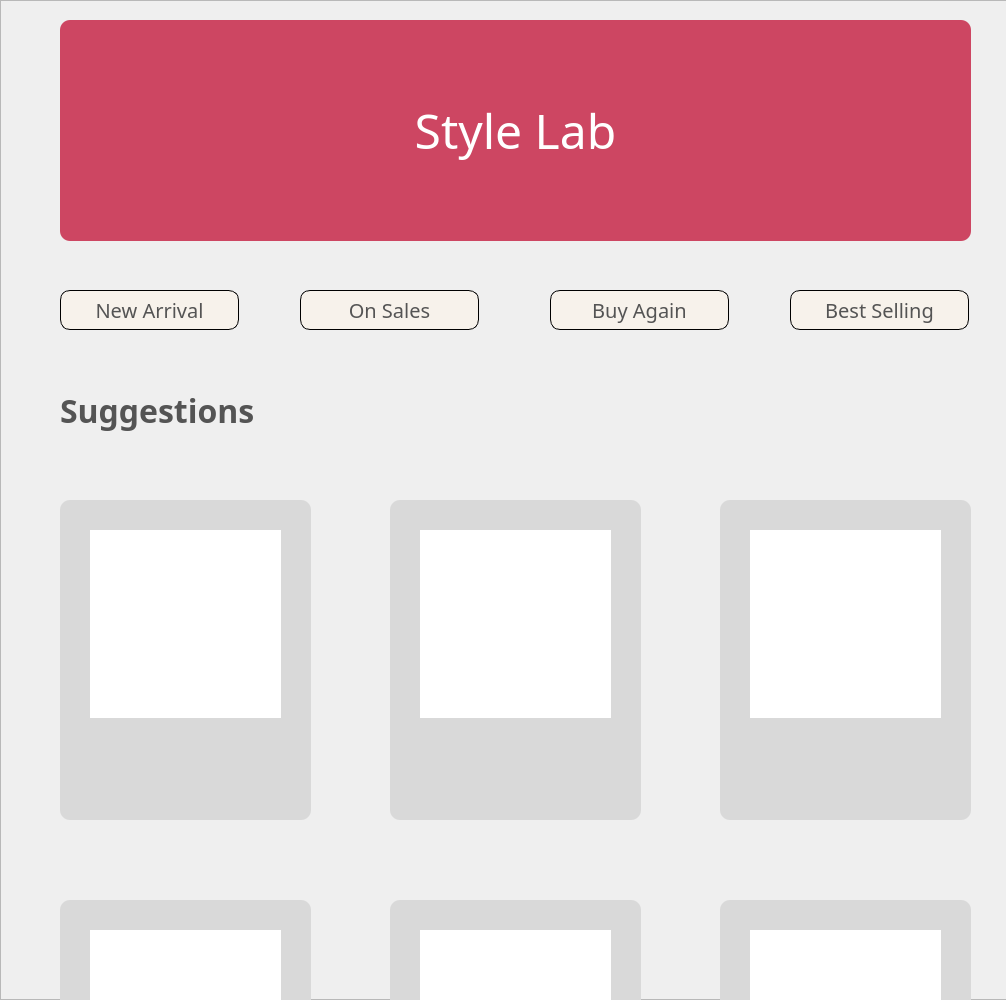
       <widget class="QWidget" name="scrollAreaWidgetContents">
        <property name="geometry">
         <rect>
          <x>0</x>
          <y>0</y>
          <width>1006</width>
          <height>1000</height>
         </rect>
        </property>
        <property name="minimumSize">
         <size>
          <width>0</width>
          <height>1000</height>
         </size>
        </property>
        <widget class="QFrame" name="frame_homepage">
         <property name="geometry">
          <rect>
           <x>0</x>
           <y>0</y>
           <width>1031</width>
           <height>1000</height>
          </rect>
         </property>
         <property name="minimumSize">
          <size>
           <width>0</width>
           <height>1000</height>
          </size>
         </property>
         <property name="frameShape">
          <enum>QFrame::StyledPanel</enum>
         </property>
         <property name="frameShadow">
          <enum>QFrame::Raised</enum>
         </property>
         <widget class="QPushButton" name="stylelabbutton">
          <property name="geometry">
           <rect>
            <x>60</x>
            <y>20</y>
            <width>911</width>
            <height>221</height>
           </rect>
          </property>
          <property name="styleSheet">
           <string notr="true">color: #FFF;
                text-align: center;
                font-family: Supermercado;
                font-size: 48px;
                font-style: normal;
                font-weight: 400;
                line-height: normal;
                border-radius: 10px;
                background-color: #CD4662;</string>
          </property>
          <property name="text">
           <string>Style Lab</string>
          </property>
         </widget>
         <widget class="QPushButton" name="newarrivalbutton">
          <property name="geometry">
           <rect>
            <x>60</x>
            <y>290</y>
            <width>179</width>
            <height>40</height>
           </rect>
          </property>
          <property name="styleSheet">
           <string notr="true">QPushButton{
border-radius: 10px;
                border: 1px solid #000;
                opacity: 0.1;
                background-color: #F7F2EB;
                color: #545454;
                text-align: center;
                font-family: Suwannaphum;
                font-size: 20px;
                font-style: normal;
                font-weight: 400;
                line-height: normal;
}
QPushButton:hover {
                background-color: #FAF9F6;
}</string>
          </property>
          <property name="text">
           <string>New Arrival</string>
          </property>
          <property name="iconSize">
           <size>
            <width>17</width>
            <height>18</height>
           </size>
          </property>
         </widget>
         <widget class="QPushButton" name="onsalesbutton">
          <property name="geometry">
           <rect>
            <x>300</x>
            <y>290</y>
            <width>179</width>
            <height>40</height>
           </rect>
          </property>
          <property name="styleSheet">
           <string notr="true">QPushButton{
border-radius: 10px;
                border: 1px solid #000;
                opacity: 0.1;
                background-color: #F7F2EB;
                color: #545454;
                text-align: center;
                font-family: Suwannaphum;
                font-size: 20px;
                font-style: normal;
                font-weight: 400;
                line-height: normal;
}
QPushButton:hover {
                background-color: #FAF9F6;
}</string>
          </property>
          <property name="text">
           <string>On Sales</string>
          </property>
          <property name="iconSize">
           <size>
            <width>22</width>
            <height>22</height>
           </size>
          </property>
         </widget>
         <widget class="QPushButton" name="buyagainbutton">
          <property name="geometry">
           <rect>
            <x>550</x>
            <y>290</y>
            <width>179</width>
            <height>40</height>
           </rect>
          </property>
          <property name="styleSheet">
           <string notr="true">QPushButton{
border-radius: 10px;
                border: 1px solid #000;
                opacity: 0.1;
                background-color: #F7F2EB;
                color: #545454;
                text-align: center;
                font-family: Suwannaphum;
                font-size: 20px;
                font-style: normal;
                font-weight: 400;
                line-height: normal;
}
QPushButton:hover {
                background-color: #FAF9F6;
}</string>
          </property>
          <property name="text">
           <string>Buy Again</string>
          </property>
          <property name="iconSize">
           <size>
            <width>18</width>
            <height>18</height>
           </size>
          </property>
         </widget>
         <widget class="QPushButton" name="bestsellingbutton">
          <property name="geometry">
           <rect>
            <x>790</x>
            <y>290</y>
            <width>179</width>
            <height>40</height>
           </rect>
          </property>
          <property name="styleSheet">
           <string notr="true">QPushButton{
border-radius: 10px;
                border: 1px solid #000;
                opacity: 0.1;
                background-color: #F7F2EB;
                color: #545454;
                text-align: center;
                font-family: Suwannaphum;
                font-size: 20px;
                font-style: normal;
                font-weight: 400;
                line-height: normal;
}
QPushButton:hover {
                background-color: #FAF9F6;
}</string>
          </property>
          <property name="text">
           <string>Best Selling</string>
          </property>
          <property name="iconSize">
           <size>
            <width>18</width>
            <height>20</height>
           </size>
          </property>
         </widget>
         <widget class="QLabel" name="suggestlabel">
          <property name="geometry">
           <rect>
            <x>60</x>
            <y>390</y>
            <width>201</width>
            <height>41</height>
           </rect>
          </property>
          <property name="styleSheet">
           <string notr="true">color: #545454;
                text-align: center;
                font-family: Suwannaphum;
                font-size: 32px;
                font-style: normal;
                font-weight: 700;
                line-height: normal;</string>
          </property>
          <property name="text">
           <string>Suggestions</string>
          </property>
         </widget>
         <widget class="QWidget" name="product_1" native="true">
          <property name="geometry">
           <rect>
            <x>60</x>
            <y>500</y>
            <width>251</width>
            <height>320</height>
           </rect>
          </property>
          <property name="styleSheet">
           <string notr="true">border-radius: 10px;
                background: #D9D9D9;</string>
          </property>
          <widget class="QPushButton" name="picproduct1_3">
           <property name="geometry">
            <rect>
             <x>30</x>
             <y>30</y>
             <width>191</width>
             <height>188</height>
            </rect>
           </property>
           <property name="styleSheet">
            <string notr="true">background-color: #FFF;
border-radius: 0px;</string>
           </property>
           <property name="text">
            <string/>
           </property>
          </widget>
         </widget>
         <widget class="QWidget" name="product_2" native="true">
          <property name="geometry">
           <rect>
            <x>720</x>
            <y>500</y>
            <width>251</width>
            <height>320</height>
           </rect>
          </property>
          <property name="styleSheet">
           <string notr="true">border-radius: 10px;
                background: #D9D9D9;</string>
          </property>
          <widget class="QPushButton" name="picproduct1_4">
           <property name="geometry">
            <rect>
             <x>30</x>
             <y>30</y>
             <width>191</width>
             <height>188</height>
            </rect>
           </property>
           <property name="styleSheet">
            <string notr="true">background-color: #FFF;
border-radius: 0px;</string>
           </property>
           <property name="text">
            <string/>
           </property>
          </widget>
         </widget>
         <widget class="QWidget" name="product_3" native="true">
          <property name="geometry">
           <rect>
            <x>390</x>
            <y>500</y>
            <width>251</width>
            <height>320</height>
           </rect>
          </property>
          <property name="styleSheet">
           <string notr="true">border-radius: 10px;
                background: #D9D9D9;</string>
          </property>
          <widget class="QPushButton" name="picproduct1_5">
           <property name="geometry">
            <rect>
             <x>30</x>
             <y>30</y>
             <width>191</width>
             <height>188</height>
            </rect>
           </property>
           <property name="styleSheet">
            <string notr="true">background-color: #FFF;
border-radius: 0px;</string>
           </property>
           <property name="text">
            <string/>
           </property>
          </widget>
         </widget>
         <widget class="QWidget" name="product_6" native="true">
          <property name="geometry">
           <rect>
            <x>720</x>
            <y>900</y>
            <width>251</width>
            <height>320</height>
           </rect>
          </property>
          <property name="styleSheet">
           <string notr="true">border-radius: 10px;
                background: #D9D9D9;</string>
          </property>
          <widget class="QPushButton" name="picproduct1_11">
           <property name="geometry">
            <rect>
             <x>30</x>
             <y>30</y>
             <width>191</width>
             <height>188</height>
            </rect>
           </property>
           <property name="styleSheet">
            <string notr="true">background-color: #FFF;
border-radius: 0px;</string>
           </property>
           <property name="text">
            <string/>
           </property>
          </widget>
         </widget>
         <widget class="QWidget" name="product_5" native="true">
          <property name="geometry">
           <rect>
            <x>60</x>
            <y>900</y>
            <width>251</width>
            <height>320</height>
           </rect>
          </property>
          <property name="styleSheet">
           <string notr="true">border-radius: 10px;
                background: #D9D9D9;</string>
          </property>
          <widget class="QPushButton" name="picproduct1_10">
           <property name="geometry">
            <rect>
             <x>30</x>
             <y>30</y>
             <width>191</width>
             <height>188</height>
            </rect>
           </property>
           <property name="styleSheet">
            <string notr="true">background-color: #FFF;
border-radius: 0px;</string>
           </property>
           <property name="text">
            <string/>
           </property>
          </widget>
         </widget>
         <widget class="QWidget" name="product_4" native="true">
          <property name="geometry">
           <rect>
            <x>390</x>
            <y>900</y>
            <width>251</width>
            <height>320</height>
           </rect>
          </property>
          <property name="styleSheet">
           <string notr="true">border-radius: 10px;
                background: #D9D9D9;</string>
          </property>
          <widget class="QPushButton" name="picproduct1_9">
           <property name="geometry">
            <rect>
             <x>30</x>
             <y>30</y>
             <width>191</width>
             <height>188</height>
            </rect>
           </property>
           <property name="styleSheet">
            <string notr="true">background-color: #FFF;
border-radius: 0px;</string>
           </property>
           <property name="text">
            <string/>
           </property>
          </widget>
         </widget>
         <widget class="QLabel" name="newarrivalpic">
          <property name="geometry">
           <rect>
            <x>75</x>
            <y>300</y>
            <width>20</width>
            <height>20</height>
           </rect>
          </property>
          <property name="styleSheet">
           <string notr="true">border: none;
background: none;
image: url(:/pic/images/newres/newarrival.png);</string>
          </property>
          <property name="text">
           <string/>
          </property>
         </widget>
         <widget class="QLabel" name="onsalepic">
          <property name="geometry">
           <rect>
            <x>325</x>
            <y>300</y>
            <width>20</width>
            <height>20</height>
           </rect>
          </property>
          <property name="styleSheet">
           <string notr="true">border: none;
background: none;
image: url(:/pic/images/newres/onsales.png);</string>
          </property>
          <property name="text">
           <string/>
          </property>
         </widget>
         <widget class="QLabel" name="buyafainpic">
          <property name="geometry">
           <rect>
            <x>570</x>
            <y>300</y>
            <width>20</width>
            <height>20</height>
           </rect>
          </property>
          <property name="styleSheet">
           <string notr="true">border: none;
background: none;
image: url(:/pic/images/newres/buyagain.png);</string>
          </property>
          <property name="text">
           <string/>
          </property>
         </widget>
         <widget class="QLabel" name="bestsellpic">
          <property name="geometry">
           <rect>
            <x>805</x>
            <y>300</y>
            <width>20</width>
            <height>20</height>
           </rect>
          </property>
          <property name="styleSheet">
           <string notr="true">border: none;
background: none;
image: url(:/pic/images/newres/bestselling.png);</string>
          </property>
          <property name="text">
           <string/>
          </property>
         </widget>
        </widget>
       </widget>
